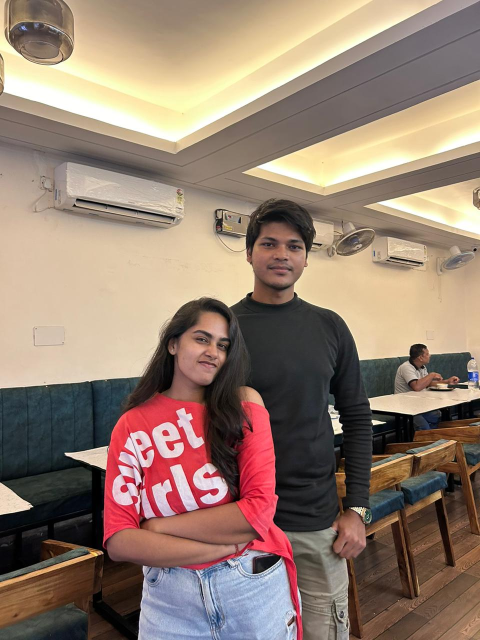
#> input picture photo/IMG-20251104-WA0052.jpg, 960 x 1280 px (shown at 1/2 size); its folder holds only this picture in this run
$ python -i face_service.py   (imports and definitions only)
#> lines starting #> are read from the running program, lines starting #| are printed output that depends on the picture
"""
services/face_service.py  — Lightweight Edition
=================================================
Face detection and recognition using ONLY OpenCV + NumPy.
• No TensorFlow  • No dlib  • No DeepFace  • No downloads
• Works on Python 3.13 on Windows out of the box.

Algorithm:
  Detection  → OpenCV Haar Cascade (frontalface_default, built-in)
  Embedding  → 128-d block histogram descriptor
               Face crop → 64×64 grayscale → equalise → 4×4 grid
               → 8-bin histogram per cell → 16×8 = 128 values → L2 normalise
  Matching   → Euclidean distance on normalised vectors
               (equivalent to cosine distance; compatible with pgvector <->)

Threshold guidance (normalised L2):
  < 0.35  → confident match
  0.35–0.50 → possible match (lower threshold = stricter)
  > 0.50  → no match
"""

import io
import cv2
import logging
import numpy as np
from typing import Optional, List, Dict
from PIL import Image, ImageDraw

from database.supabase_client import get_db
from utils.constants import FACE_MATCH_THRESHOLD, FACE_EMBEDDING_DIM

logger = logging.getLogger(__name__)

# ── Haar Cascade (bundled with OpenCV, no download needed) ───
_cascade: Optional[cv2.CascadeClassifier] = None


def _get_cascade() -> cv2.CascadeClassifier:
    """Returns the cached Haar cascade classifier."""
    global _cascade
    if _cascade is None:
        import os
        # Try OpenCV's built-in data directory first
        cascade_path = cv2.data.haarcascades + "haarcascade_frontalface_default.xml"
        if not os.path.exists(cascade_path):
            raise FileNotFoundError(
                f"Haar cascade not found at {cascade_path}. "
                "Reinstall opencv-python-headless."
            )
        _cascade = cv2.CascadeClassifier(cascade_path)
        logger.info(f"✅ Haar cascade loaded: {cascade_path}")
    return _cascade


# ──────────────────────────────────────────────────────────────
# Image helpers
# ──────────────────────────────────────────────────────────────
def bytes_to_image(image_bytes: bytes) -> Image.Image:
    """Converts raw bytes to a PIL Image."""
    return Image.open(io.BytesIO(image_bytes))


def _pil_to_cv2_gray(image: Image.Image) -> np.ndarray:
    """Converts PIL Image → OpenCV grayscale numpy array."""
    rgb = np.array(image.convert("RGB"))
    return cv2.cvtColor(rgb, cv2.COLOR_RGB2GRAY)


def _pil_to_cv2_rgb(image: Image.Image) -> np.ndarray:
    """Converts PIL Image → OpenCV RGB numpy array."""
    return np.array(image.convert("RGB"))


# ──────────────────────────────────────────────────────────────
# Face Detection
# ──────────────────────────────────────────────────────────────
def detect_faces(image: Image.Image) -> List[Dict]:
    """
    Detects faces using OpenCV Haar Cascade.
    Returns list of dicts: {'facial_area': {'x','y','w','h'}, 'confidence': float}
    Compatible with draw_face_boxes() interface.
    """
    cascade = _get_cascade()
    gray    = _pil_to_cv2_gray(image)

    # Detect at multiple scales
    rects = cascade.detectMultiScale(
        gray,
        scaleFactor=1.1,
        minNeighbors=5,
        minSize=(60, 60),
        flags=cv2.CASCADE_SCALE_IMAGE,
    )

    if len(rects) == 0:
        return []

    faces = []
    for (x, y, w, h) in rects:
        faces.append({
            "facial_area": {"x": int(x), "y": int(y), "w": int(w), "h": int(h)},
            "confidence":  0.9,   # Haar doesn't give a probability score
        })

    logger.debug(f"Detected {len(faces)} face(s)")
    return faces


def has_face(image: Image.Image) -> bool:
    """Returns True if at least one face detected."""
    return len(detect_faces(image)) > 0


# [23 lines left out: function draw_face_boxes, not called in this run]


# ──────────────────────────────────────────────────────────────
# Embedding Generation
# ──────────────────────────────────────────────────────────────
def _compute_embedding(face_crop_gray: np.ndarray) -> np.ndarray:
    """
    Computes a 128-d descriptor from a grayscale face crop.

    Steps:
      1. Resize to 64×64
      2. CLAHE histogram equalisation (lighting invariant)
      3. Divide into 4×4 = 16 blocks (16×16 pixels each)
      4. 8-bin histogram per block → 128 values total
      5. L2 normalise → unit vector
    """
    # Resize
    face = cv2.resize(face_crop_gray, (64, 64), interpolation=cv2.INTER_AREA)

    # CLAHE — better than equalizeHist for local contrast
    clahe = cv2.createCLAHE(clipLimit=2.0, tileGridSize=(4, 4))
    face  = clahe.apply(face)

    # Block histogram
    blocks = []
    block_size = 16   # 64 / 4 = 16px per block
    for row in range(4):
        for col in range(4):
            block = face[
                row * block_size : (row + 1) * block_size,
                col * block_size : (col + 1) * block_size,
            ]
            hist, _ = np.histogram(block.ravel(), bins=8, range=(0, 256))
            blocks.append(hist.astype(np.float32))

    embedding = np.concatenate(blocks)   # shape: (128,)

    # L2 normalise
    norm = np.linalg.norm(embedding)
    if norm > 0:
        embedding = embedding / norm

    return embedding.astype(np.float32)


def _crop_face(image: Image.Image, face: Dict) -> Optional[np.ndarray]:
    """Crops a face region from the image and returns grayscale numpy array."""
    area = face.get("facial_area", {})
    x, y = area.get("x", 0), area.get("y", 0)
    w, h = area.get("w", 0), area.get("h", 0)
    if w <= 0 or h <= 0:
        return None

    gray = _pil_to_cv2_gray(image)
    # Slight padding for better embeddings
    pad  = int(min(w, h) * 0.1)
    ih, iw = gray.shape
    x1 = max(0, x - pad)
    y1 = max(0, y - pad)
    x2 = min(iw, x + w + pad)
    y2 = min(ih, y + h + pad)
    return gray[y1:y2, x1:x2]


def get_face_encoding(image: Image.Image) -> Optional[np.ndarray]:
    """
    Returns 128-d embedding for the first detected face.
    Returns None if no face found.
    """
    faces = detect_faces(image)
    if not faces:
        logger.debug("get_face_encoding: no face detected")
        return None

    # Use the largest face (most prominent)
    faces_sorted = sorted(
        faces,
        key=lambda f: f["facial_area"]["w"] * f["facial_area"]["h"],
        reverse=True,
    )
    crop = _crop_face(image, faces_sorted[0])
    if crop is None or crop.size == 0:
        return None

    return _compute_embedding(crop)


# [118 lines left out: functions get_average_encoding, save_face_embedding, match_face_in_db, _match_in_memory, not called in this run]

>>> from PIL import Image
>>> picture = Image.open('../photo/IMG-20251104-WA0052.jpg')
#> picture is the input picture: PIL image 960x1280 RGB; mean R, G, B 148.6, 127, 112.3
>>> result = get_face_encoding(picture)
#> in _pil_to_cv2_gray, `return cv2.cvtColor(rgb, cv2.COLOR_RGB2GRAY)`:
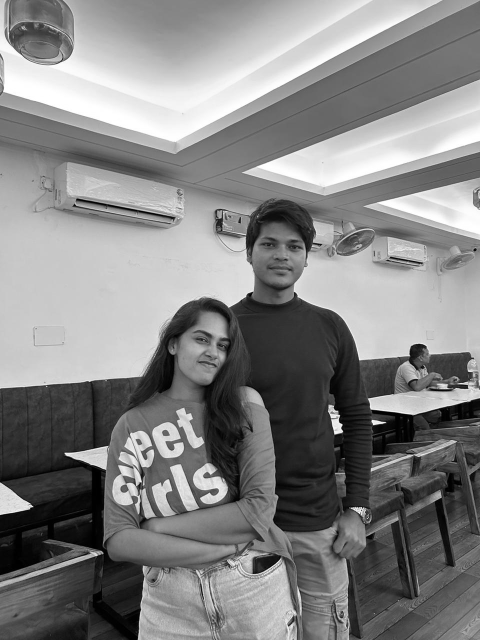
#> returned value: shape (1280, 960) (shown at 1/2 size); min 0, max 255, mean 131.8
#> in detect_faces, `rects = cascade.detectMultiScale( gray, scaleFactor=1.1, minNeighbors=..`: rects = [[372, 917, 93, 93], [495, 439, 131, 131], [355, 634, 127, 127]]
#> the loop in detect_faces, `for (x, y, w, h) in rects:` made 3 passes
#> after the loop in detect_faces, `for (x, y, w, h) in rects:`: faces = 3 items
#> in _crop_face, `area = face.get("facial_area", {})`: area = {'x': 495, 'y': 439, 'w': 131, 'h': 131}
#> in _crop_face, `x, y = area.get("x", 0), area.get("y", 0)`: x = 495; y = 439
#> in _crop_face, `w, h = area.get("w", 0), area.get("h", 0)`: w = 131
#> in _crop_face, `pad  = int(min(w, h) * 0.1)`: pad = 13
#> in _crop_face, `x1 = max(0, x - pad)`: x1 = 482
#> in _crop_face, `y1 = max(0, y - pad)`: y1 = 426
#> in _crop_face, `x2 = min(iw, x + w + pad)`: x2 = 639
#> in _crop_face, `y2 = min(ih, y + h + pad)`: y2 = 583
#> in _crop_face, `return gray[y1:y2, x1:x2]`:
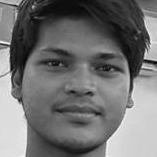
#> returned value: shape (157, 157); min 2, max 248, mean 114.3
#> in _compute_embedding, `face = cv2.resize(face_crop_gray, (64, 64), interpolation=cv2.INTER_AR..`:
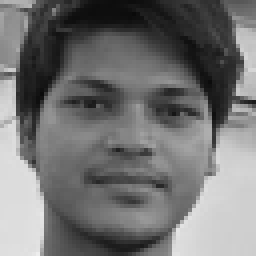
#> face: shape (64, 64) (shown 4 times larger); min 10, max 237, mean 114.3
#> in _compute_embedding, `face  = clahe.apply(face)`:
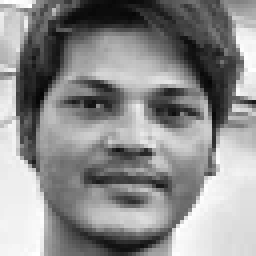
#> face: shape (64, 64) (shown 4 times larger); min 4, max 255, mean 141.1
#> after the loop in _compute_embedding, `for row in range(4):`: blocks = 16 items, first 6: [18, 49, 43, 30, 14, 31, 51, 20], [84, 30, 28, 24, 40, 48, 2, 0], [40, 74, 64, 32, 22, 23, 1, 0], [12, 26, 83, 43, 24, 20, 12, 36], [39, 59, 26, 12, 23, 45, 23, 29], [7, 29, 35, 40, 52, 63, 30, 0]
#> in _compute_embedding, `embedding = np.concatenate(blocks)`: embedding = 128 values, max 174 at index 103, min 0 at index 15, mean 32
#> in _compute_embedding, `norm = np.linalg.norm(embedding)`: norm = 483.6
#> in _compute_embedding, `embedding = embedding / norm`: embedding = 128 values, max 0.36 at index 103, min 0 at index 15, mean 0.0662
#> result has the same summary as embedding in _compute_embedding

$ run again, on photo/IMG-20251202-WA0001.jpg
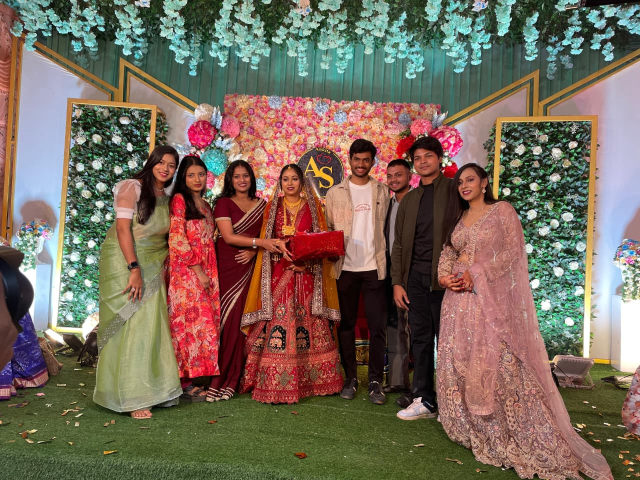
#> input picture photo/IMG-20251202-WA0001.jpg, 1280 x 960 px (shown at 1/2 size)
#> picture is the input picture: PIL image 1280x960 RGB; mean R, G, B 120.2, 105.3, 90.8
#> in _pil_to_cv2_gray, `return cv2.cvtColor(rgb, cv2.COLOR_RGB2GRAY)`:
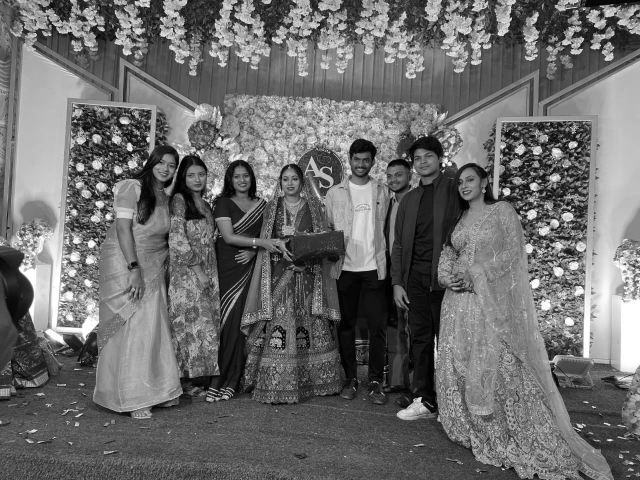
#> returned value: shape (960, 1280) (shown at 1/2 size); min 0, max 255, mean 108.1
#> rects = [[815, 288, 65, 65], [691, 293, 64, 64], [298, 303, 64, 64], [361, 324, 65, 65], [452, 327, 63, 63], [550, 336, 62, 62], [900, 335, 66, 66], [98, 553, 78, 78], [601, 668, 92, 92]]
#> the loop in detect_faces, `for (x, y, w, h) in rects:` made 9 passes
#> after the loop in detect_faces, `for (x, y, w, h) in rects:`: faces = 9 items
#> area = {'x': 601, 'y': 668, 'w': 92, 'h': 92}
#> in _crop_face, `x, y = area.get("x", 0), area.get("y", 0)`: x = 601; y = 668
#> in _crop_face, `w, h = area.get("w", 0), area.get("h", 0)`: w = 92
#> pad = 9
#> x1 = 592
#> y1 = 659
#> x2 = 702
#> y2 = 769
#> in _compute_embedding, `face  = clahe.apply(face)`:
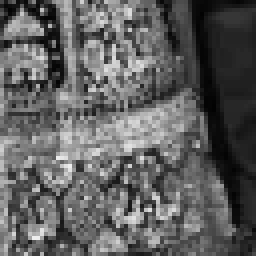
#> face: shape (64, 64) (shown 4 times larger); min 2, max 238, mean 95.1
#> after the loop in _compute_embedding, `for row in range(4):`: blocks = 16 items, first 6: [66, 40, 24, 39, 49, 33, 5, 0], [2, 26, 42, 54, 63, 52, 17, 0], [20, 51, 83, 54, 29, 12, 7, 0], [107, 148, 1, 0, 0, 0, 0, 0], [23, 41, 66, 68, 38, 17, 3, 0], [2, 26, 40, 60, 69, 45, 14, 0]
#> in _compute_embedding, `embedding = np.concatenate(blocks)`: embedding = 128 values, max 148 at index 25, min 0 at index 7, mean 32
#> norm = 500.8
#> in _compute_embedding, `embedding = embedding / norm`: embedding = 128 values, max 0.296 at index 25, min 0 at index 7, mean 0.0639
#> result has the same summary as embedding in _compute_embedding
